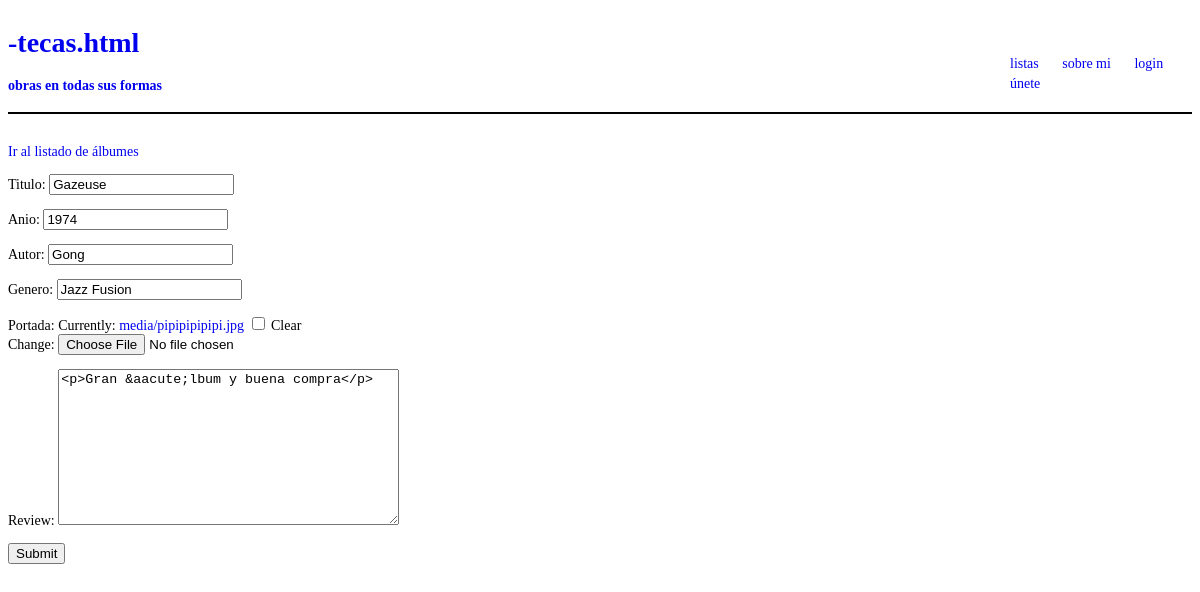
The app's page /editar_album/3 with its own data.
### app_a/models.py (models this page shows, shortened)
class Album(models.Model):
    titulo = models.CharField(max_length=100)
    anio = models.IntegerField()
    autor = models.CharField(max_length=100)
    genero = models.CharField(max_length=50)
    portada = models.ImageField(upload_to='media/', null=True, blank=True)
    review = RichTextField(blank=True, null=True)

### app_a/views.py (the view)
# urls.py: path('editar_album/<int:pk>', views.AlbumEditView.as_view(), name='editar_album'),
class AlbumEditView(SuccessMessageMixin, UpdateView):
    model = Album
    fields = '__all__'
    template_name = 'album/editar_album.html'
    success_url = '/lista_album'
    success_message = 'Álbum editado!'

### app_a/templates/album/editar_album.html (shortened to what this page needs)
{% extends 'tem/base.html' %}
{% block body %}
    <a href={% url 'lista_album' %}>Ir al listado de álbumes</a>
    <form action={% url 'editar_album' album.id %} method='POST' enctype='multipart/form-data'> {% csrf_token %}
        {{form.as_p}}
        <input type='submit' placeholder='Editar Album'>
    </form>
{% endblock %}

### app_a/static/stc/base.css (style rules this page uses)
body { font-size: .875rem; font-family: Verdana; }
a { text-decoration: none; }

### records on screen
Album: titulo "Gazeuse", anio "1974", autor "Gong", genero "Jazz Fusion", review "<p>Gran &aacute;lbum y buena compra</p>"
